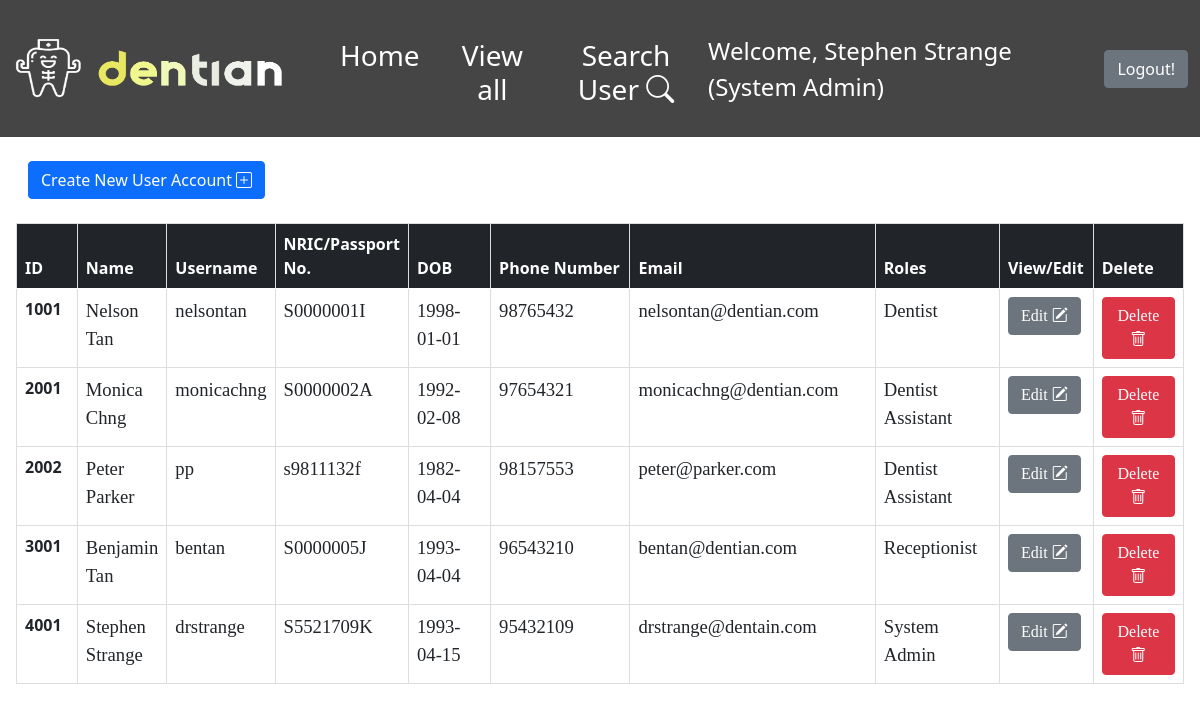
Before: /AdminDashboard.php (signed in) with the older database file.
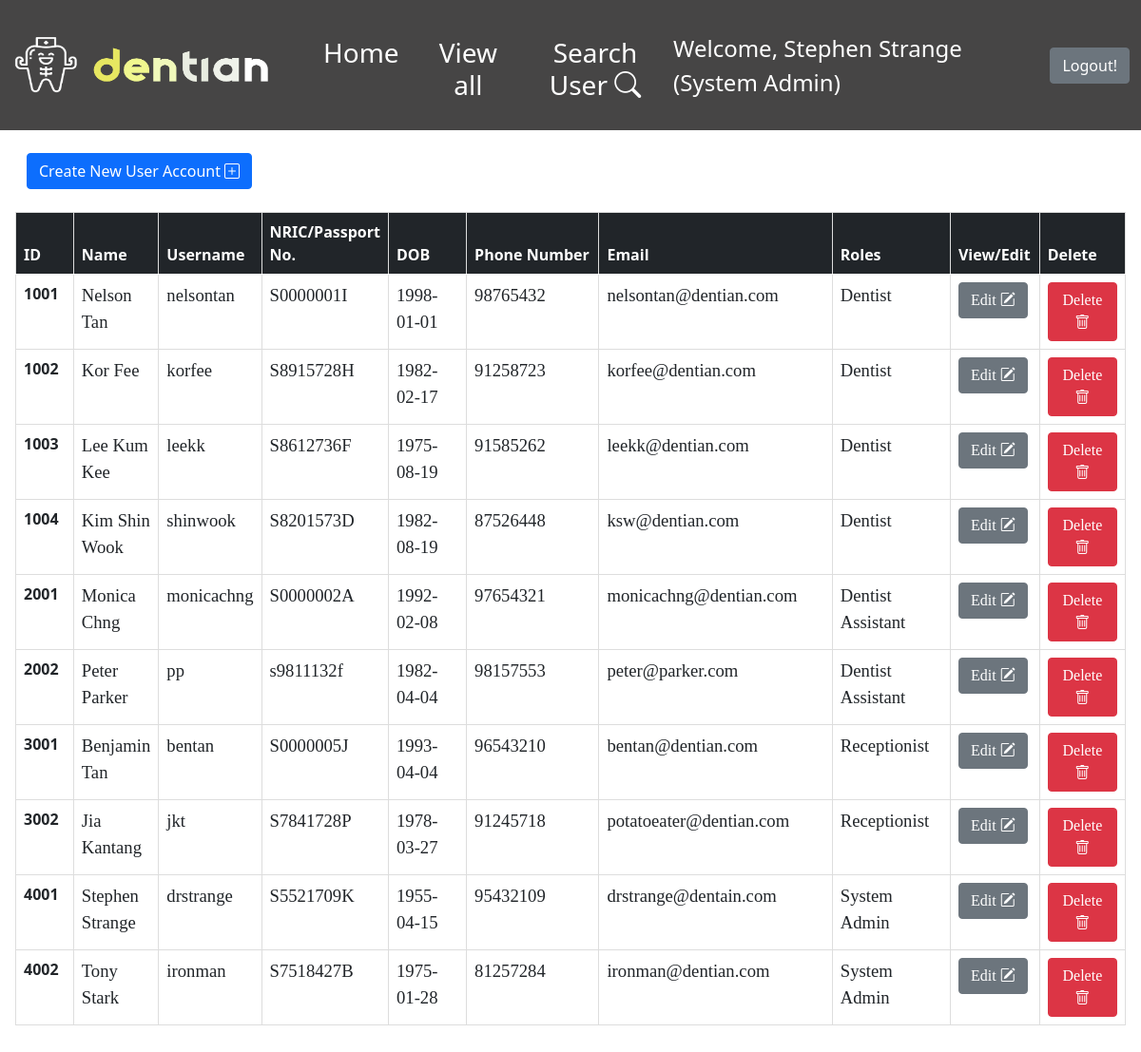
After: the same page with the newer database file.
### tables this page shows
CREATE TABLE `user_table` (
  `Emp_ID` int(11) NOT NULL,
  `First_Name` varchar(20) NOT NULL,
  `Last_Name` varchar(20) DEFAULT NULL,
  `username` varchar(20) NOT NULL,
  `password` varchar(20) NOT NULL,
  `NRIC_PNum` varchar(9) NOT NULL,
  `Gender` char(1) NOT NULL,
  `Birth_Date` date DEFAULT NULL,
  `Address` varchar(100) NOT NULL,
  `Phone_Num` int(8) NOT NULL,
  `Email` varchar(50) NOT NULL,
  `Role` varchar(20) NOT NULL,
  `Specialization` varchar(50) NOT NULL
);

### db_connection.php (called while the page is built, shortened)
<?php
class DB_Connect
{
    public function connect()
    {
        try {
            $host2 = "sql6.freemysqlhosting.net";
            $db2 = "sql6501826";
            $username2 = "sql6501826";
            $password2 = "YnaPNqTYI4";
            $conn = new PDO('mysql:host='. $host2 . '; dbname=' . $db2 , $username2, $password2);
            return $conn;
        } catch (PDOException $e) {
            print "Error: " . $e->getMessage() . "<br>";
            die();
        }
    }
}

### AdminDashboard.php (the view, shortened to what this page needs)
<?php
include 'db_connection.php';
include 'Navbar.php';
if (!isset($_SESSION['Role']) && empty($_SESSION['Role'])) {
	header("Location: index.php");
} else {
	if (!isset($_SESSION['temp']) && empty($_SESSION['temp'])) {
		$db = new DB_Connect();
		$stmt = $db->connect()->prepare("SELECT * FROM user_table");
		$stmt->execute();
		if ($stmt->rowCount() > 0) {
			$users = $stmt->fetchAll(PDO::FETCH_ASSOC);
		}
	} else {
		$users = $_SESSION['temp'];
		$errormsg = $_SESSION['errorMsg'];
		$rowCount = $_SESSION['rowCount'];
	}
}
?>
<html>
<head>
	<link rel="stylesheet" href="https://cdn.jsdelivr.net/npm/bootstrap-icons@1.8.1/font/bootstrap-icons.css">
	<link href="https://cdn.jsdelivr.net/npm/bootstrap@5.0.2/dist/css/bootstrap.min.css" rel="stylesheet">
	<link rel="stylesheet" href="https://cdn.jsdelivr.net/npm/bootstrap-icons@1.8.1/font/bootstrap-icons.css">
</head>
<body>
	<div class="w-100 p-3">
		<nav class="navbar navbar-light bg-transparent">
			<div class="container-fluid mb-3">
				<button type="button" class="btn btn-primary" data-bs-toggle="modal" data-bs-target="#createAcc">Create New User Account <i class="bi bi-plus-square"></i></button>
			</div>
		</nav>
		<table class="table">
			<thead class="table-dark">
				<tr>
					<th scope="col" style="width: 100px">ID</th>
					<th scope="col">Name</th>
					<th scope="col">Username</th>
					<th scope="col">NRIC/Passport No.</th>
					<th scope="col" style="width: 200px">DOB</th>
					<th scope="col" style="width: 400px">Phone Number</th>
					<th scope="col" style="width: 400px">Email</th>
					<th scope="col" style="width: 200px">Roles</th>
					<th scope="col" style="width: 100px">View/Edit</th>
					<th scope="col" style="width: 120px">Delete</th>
				</tr>
			</thead>
			<tbody>
				<?php
				foreach ($users as $user) {
					echo
					'<tr>' .
						'<th scope="row">' . $user['Emp_ID'] . '</th>' .
						'<td class="firstName">' . $user['First_Name'] . ' ' . $user['Last_Name'] . '</td>' .
						'<td>' . $user['username'] . '</td>' .
						'<td style=display:none>' . $user['password'] . '</td>' .
						'<td>' . $user['NRIC_PNum'] .
						'<td style=display:none>' . $user['Gender'] . '</td>' .
						'<td>' . $user['Birth_Date'] . '</td>' .
						'<td style=display:none>' . $user['Address'] . '</td>' .
						'<td>' . $user['Phone_Num'] . '</td>' .
						'<td>' . $user['Email'] . '</td>' .
						'<td>' . $user['Role'] . '</td>' .
						'<td style=display:none>' . $user['Specialization'] . '</td>' .
						'<td><button type="button" class="btn btn-secondary editBtn" data-bs-toggle="modal" data-bs-target="#editAcc">Edit <i class="bi bi-pencil-square"></i></button></td>' .
						'<td><button type="button" class="btn btn-danger deleteBtn" data-bs-toggle="modal" data-bs-target="#deleteAcc">Delete <i class="bi bi-trash"></i></button></td>' .
						'</tr>';
				}
				?>
			</tbody>
		</table>
	</div>
</body>
</html>

### Navbar.php (shortened to what this page needs)
<!doctype html>
<html lang="en">
<head>
<link href="https://cdn.jsdelivr.net/npm/bootstrap@5.0.2/dist/css/bootstrap.min.css" rel="stylesheet">
<link rel="stylesheet" href="https://cdn.jsdelivr.net/npm/bootstrap-icons@1.8.1/font/bootstrap-icons.css">
</head>
<nav class="navbar navbar-expand-lg navbar-light" style="background-color: #464545;">
    <div class="container-fluid">
        <?php
        switch ($_SESSION['Role']) {
            case "System Admin":
                echo
                '
                <a class="navbar-brand pe-3" href="AdminDashBoard.php">
                    <img src="img/Logo1.png" alt="" width="275" height="70">
                </a>
                <div class="collapse navbar-collapse" id="navbarNavDropdown">
                    <div class="navbar-nav">
                        <ul class="navbar-nav">
                            <li class="nav-item">
                                <button class="btn mt-3" name=""><a class="nav-link active text-white h3" href="AdminDashboard.php">Home</a></button>
                            </li>
                            <li class="nav-item">
                                <form method="POST">
                                    <button class="btn mt-3" name="allUsers"><a class="nav-link active text-white h3" aria-current="page">View all</a></button>
                                </form>
                            </li>
                            <li class="nav-item">
                                <button class="btn mt-3" name=""><a class="nav-link active text-white h3" aria-current="page" data-bs-toggle="modal" data-bs-target="#searchUserBackDrop">Search User <i class="bi bi-search"></i></a></button>
                            </li>
                        </ul>
                    </div>
                </div>
                ';
                break;
        }
        ?>
        <div class="pe-3">
            <?php
            if (isset($_SESSION['Name'])) {
                echo '<label for="floatingInput" style="font-size: 24px; color: white;">Welcome, ' . $_SESSION['Name'] . ' (' . $_SESSION['Role'] . ')' . '</label>';
            }
            ?>
        </div>
        <div class="logoutBtn">
            <button class="btn btn-secondary" type="submit" name="logout" onclick="location.href = 'Logout.php';">Logout!</button>
        </div>
    </div>
</nav>
</html>

### Navbar.php (style rules this page uses)
.logoutBtn { float: right; }

### AdminDashboard.php (style rules this page uses)
p, td { font-family: garamond; font-size: 14pt; }
td, th { border: 1px solid #ddd; }
table { width: 50%; background-color: white; text-align: left; }
body { background-image: url('img/AdminBackground.png'); background-repeat: no-repeat; background-attachment: fixed; background-size: cover; }

Changed rows visible on the page:
added user_table: Emp_ID "1002", First_Name "Kor", Last_Name "Fee", username "korfee", NRIC_PNum "S8915728H", Birth_Date "1982-02-17", Phone_Num "91258723", Email "korfee@dentian.com", Role "Dentist"
added user_table: Emp_ID "1003", First_Name "Lee", Last_Name "Kum Kee", username "leekk", NRIC_PNum "S8612736F", Birth_Date "1975-08-19", Phone_Num "91585262", Email "leekk@dentian.com", Role "Dentist"
added user_table: Emp_ID "1004", First_Name "Kim", Last_Name "Shin Wook", username "shinwook", NRIC_PNum "S8201573D", Birth_Date "1982-08-19", Phone_Num "87526448", Email "ksw@dentian.com", Role "Dentist"
added user_table: Emp_ID "3002", First_Name "Jia", Last_Name "Kantang", username "jkt", NRIC_PNum "S7841728P", Birth_Date "1978-03-27", Phone_Num "91245718", Email "potatoeater@dentian.com", Role "Receptionist"
changed user_table "Stephen": Birth_Date "1993-04-15" → "1955-04-15"
added user_table: Emp_ID "4002", First_Name "Tony", Last_Name "Stark", username "ironman", NRIC_PNum "S7518427B", Birth_Date "1975-01-28", Phone_Num "81257284", Email "ironman@dentian.com", Role "System Admin"
